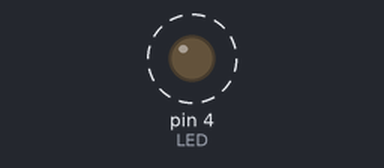
Bench run of a sketch on a simulated Arduino Uno, built with avr-gcc and run on an emulated ATmega328P. Shown: output pins drawn as LEDs (lit = HIGH). Dashed ring = blinking.

Above: at 0.5 s.
Timing chart, 0 to 4.6 s (numbered marks = the images above):
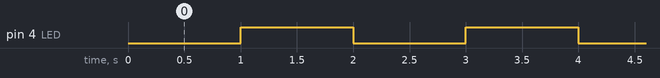

Measured:
- by itself, pin 4 (LED): alternates HIGH for 1.0 s and LOW for 1.0 s

The sketch:

Timer_CTCmode.ino
```cpp
#include <avr/io.h>
#include <avr/interrupt.h>
#include <util/delay.h>

ISR(TIMER1_COMPA_vect){
  PORTD ^= (1<<PORTD4); //toggle LED
}

int main(void){
    DDRD |= 0x10;  //set PD4 to output for LED

    OCR1A  = 15625; //set total timer ticks
    TCCR1B |= (1<<WGM12); //set CTC mode
    TCCR1B |= (1<<CS12) | (1<<CS10); //set prescaler to 1024

    sei(); //enable global interrupt
    TIMSK1 = (1<<OCIE1A); //enable output compare match A

    while(1){
      _delay_ms(500);
    }
}
```
